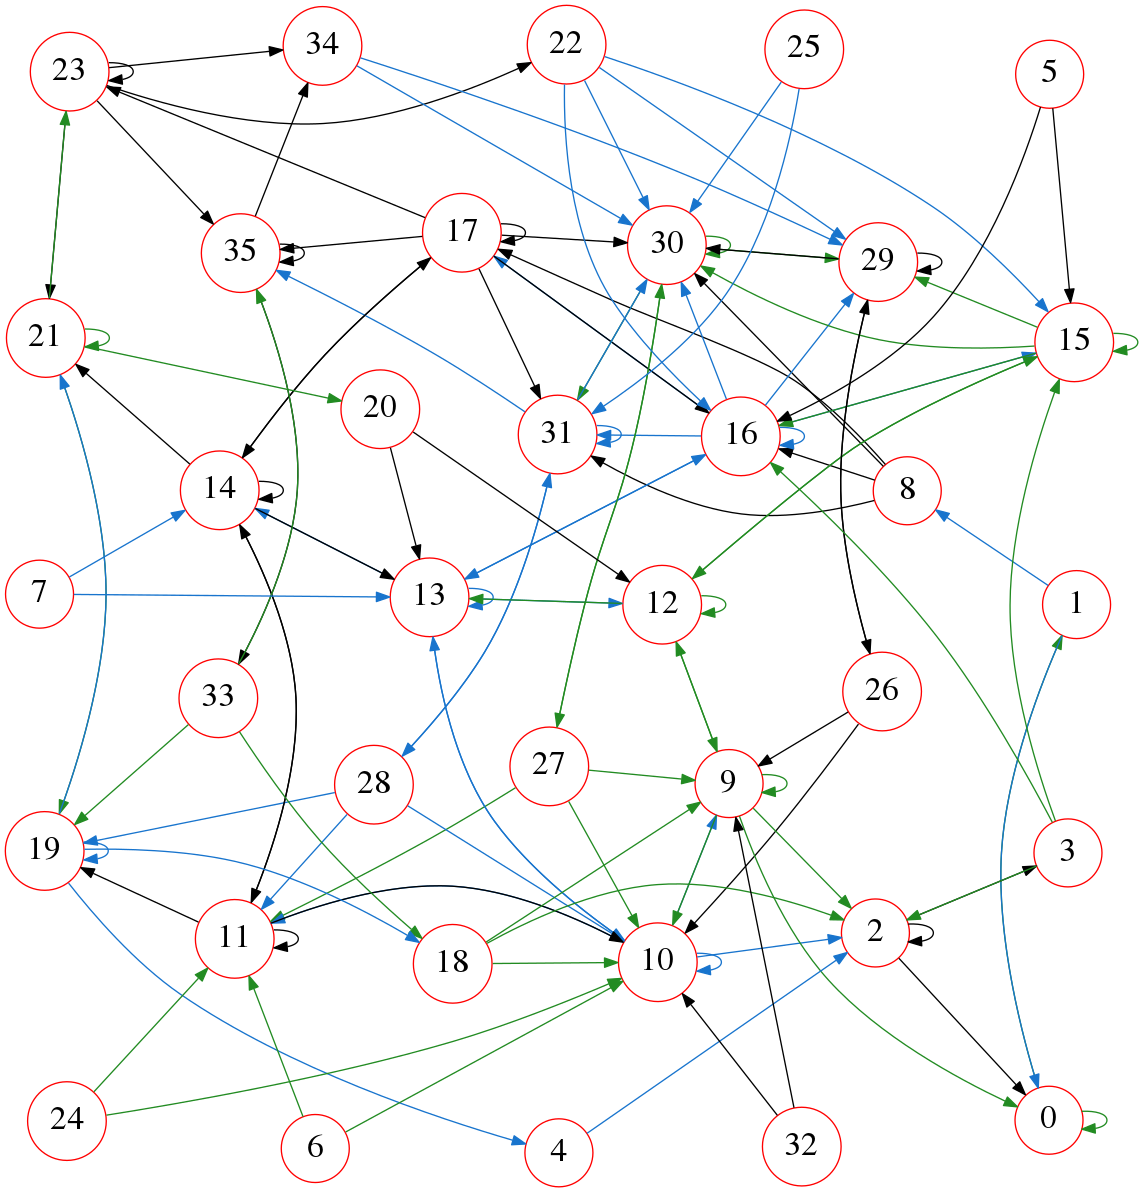

Generate this figure with Python:
import numpy as np
import networkx as nx
import pygraphviz as pgv
from itertools import chain, combinations

val_idx = range(5)
delta_idx = range(5, 10)
numVars = len(val_idx)
i = 0
v = 1
h = 2
p = 3
o = 4
di = 5
dv = 6
dh = 7
dp = 8
do = 9

# Encoding
def_max = 2
def_zero = 0
def_plus = 1
def_neg = -1
def_amb = -9


def compactRepresentation(vector):
    return [vector[z] for z in [i, v, di, dv]]


def compactTransition(transition):
    return str(compactRepresentation(transition.origin)) + '   -->    ' + str(
        compactRepresentation(transition.transition)) + '   -->    ' + str(
        compactRepresentation(transition.destination))


def d(x):
    if x == 0:
        return '0'
    elif x == 1:
        return '+'
    elif x == 2:
        return 'm'
    elif x == -1:
        return '-'
    elif x < -5 or x > 5:
        return '?'
    else:
        print 'what? ' + str(x)


class Transition():
    def __init__(self, origin, destination):
        self.transition = destination - origin
        self.origin = origin
        self.destination = destination
        self.numVars = self.transition.shape[0] / 2

    def prettyprint(self):
        res = '------\n'
        for j in range(len(val_idx)):
            res += d(self.origin[j]) + d(self.origin[j + numVars]) + '\t' + d(self.transition[j]) + d(
                self.transition[j + numVars]) + '\t' + d(self.destination[j]) + d(self.destination[j + numVars]) + '\n'
        res += '------'
        return res


def prop_der(transition):
    copy = np.array(transition.origin.copy(), 'float64')

    # split on interval->point, point->interval
    intervals = copy[val_idx] % 2
    points = 1 - intervals

    # split intervals to basis vectors
    eye = np.eye(transition.numVars)
    bases = eye[np.where(intervals > 0)]
    possible_updates = []

    for combo in chain.from_iterable(combinations(bases, r) for r in range(len(bases) + 1)):
        update = np.array(points, 'float64')
        for x in list(combo):
            update += x
        possible_updates.append(update)

    possible_new_states = []
    for x in possible_updates:
        temp_state = copy.copy()
        temp_state[val_idx] += x * copy[delta_idx]

        # not increase at max
        max_idx = np.where(temp_state[val_idx] == 2)[0]
        for idx in max_idx:
            if temp_state[idx + transition.numVars] == 1:
                temp_state[idx + transition.numVars] = 0

        # not decrease at min
        min_idx = np.where(temp_state[val_idx] == 0)[0]
        for idx in min_idx:
            if temp_state[idx + transition.numVars] == -1:
                temp_state[idx + transition.numVars] = 0

        possible_new_states.append(temp_state.tolist())

    possible_new_states = [list(x) for x in set(tuple(x) for x in possible_new_states)]

    return np.array(possible_new_states, 'float64')


def prop_inf(transition, state, I, dom_der):
    st_list = []

    for i in range(transition.numVars):
        if sum(abs(I[:, i])) > 0:
            for j in dom_der[i]:
                copy = list(state)
                copy[i + transition.numVars] = j
                st_list.append(copy)

    return st_list


def prop_prop(transition, state, P):
    st_list = []
    state = np.array(state)

    for i in range(transition.numVars):
        for j in range(transition.numVars):
            if P[i, j] != 0:
                state[j + transition.numVars] = P[i, j] * state[i + transition.numVars]
                if abs(state[j + transition.numVars]) > 5:
                    state[j + transition.numVars] = -9
                st_list.append(state.tolist())

    return st_list


def exogenous_change(S, transition, dom_der):
    S_exog = []

    for state in S:
        for der in dom_der[0]:
            copy = state.copy()
            if copy[transition.numVars] != der:
                copy[transition.numVars] = der
                S_exog.append(copy.tolist())
    return S_exog


def checkTransitionValidity(transition, I, P, dom_der, orig_ix, dest_ix):

    if 2 in abs(transition.transition):
        print 'Rejected by epsilon continuity: %d ---> %d' % (orig_ix, dest_ix)
        return False

    s1 = prop_der(transition)

    s1 = partial_pruning(s1, I).tolist()

    if len(s1) == 0:
        return False

    if transition.destination.tolist() in s1:
        # delta prop necessary and destination is a forced move
        print 'Result of Delta-Prop: %s %d ---> %d' % (True, orig_ix, dest_ix)
        return True

    s2 = []
    for s in s1:
        s2 += prop_inf(transition, s, I, dom_der)

    S_prime = np.asarray(s2)
    s2 = partial_pruning2(S_prime, I).tolist()

    s3 = []
    for s in s2:
        s3 += prop_prop(transition, s, P)
    s3 = [list(x) for x in set(tuple(x) for x in s3)]


    S_prime = np.asarray(s3)
    S_pruned = prune_states(S_prime, I)

    print 'Spruned='
    print S_pruned.tolist()

    print transition.destination.tolist()

    if transition.destination.tolist() in S_pruned.tolist():
        print 'Result of Inf-Prop prop: %s %d ---> %d' % (True, orig_ix, dest_ix)
        return True
    else:
        # for state in S_pruned:
        #     print state
        #     tr_prime = Transition(state, transition.destination)
        #     result = is_exogenous(tr_prime)
        #     if result:
        #         print 'One of S3 ' + str(result)
        #         return True

        result = is_exogenous(transition)
        print 'Orig One Result of Inf-Prop prop: %s %d ---> %d' % (str(result), orig_ix, dest_ix)

        return result


def is_exogenous(transition):

    if sum(abs(transition.transition[val_idx])) != 0 or sum(abs(transition.transition[numVars+1:-1])) != 0 or transition.transition[numVars] == 0:
        return False

    if (transition.destination[v] == 2 and transition.destination[dv] == -1) or (transition.destination[v] == 0 and transition.destination[dv] == 1):
       return False

    return True

def partial_pruning(S, I):
    # number of variables
    nvars = np.shape(S)[1] / 2
    init_states = len(S)

    # stores the states to be deleted
    del_states = set([])

    for s_ix in range(len(S)):
        s = S[s_ix]
        for i in range(nvars):
            # if max value then can not have positive derivative
            if s[i] == 2 and s[i + nvars] == 1:
                del_states.add(s_ix)
                break
            # if min value then can not have negative derivative
            if s[i] == 0 and s[i + nvars] == -1:
                del_states.add(s_ix)
                break

        # checks for value correspondence in variables V H P O
        for i in range(1, nvars):
            for j in range(1, nvars):
                if (s[i] != s[j]):
                    del_states.add(s_ix)
                    break

    S = np.delete(S, list(del_states), axis=0)

    # del_states1 = Set([])
    # del_states2 = Set([])
    #
    # for s_ix in range(len(S)):
    #     s = S[s_ix]
    #
    #     # checks for influence relationships
    #     for j in range(nvars):
    #
    #         # if nothing influences the variable, it can change freely
    #         if sum(abs(I[:, j])) == 0:
    #             continue
    #
    #         influences = Set([])
    #
    #         for i in range(nvars):
    #             # checks it there is an influence and the variable has value diff to zero
    #             if I[i][j] != 0 and s[i] != 0:
    #                 influences.add(I[i][j])
    #
    #         # if no influences on the variable and no variables have values, derivative has to be zero
    #         if len(influences) == 0 and sum(abs(s[0:nvars])) == 0 and s[j+nvars] != 0 :
    #             del_states1.add(s_ix)
    #             continue
    #
    #         # all influences have same sign, derivative has to be in that direction
    #         if len(influences) == 1 and influences.pop() != s[j + nvars]:
    #             del_states2.add(s_ix)
    #             continue
    #
    # del_states = del_states1 | del_states2
    #
    # # deletes the invalid states
    # S = np.delete(S,list(del_states), axis=0)

    return S


def partial_pruning2(S, I):
    # number of variables
    nvars = np.shape(S)[1] / 2
    init_states = len(S)

    # stores the states to be deleted
    del_states = set([])

    for s_ix in range(len(S)):
        s = S[s_ix]
        for i in range(nvars):
            # if max value then can not have positive derivative
            if s[i] == 2 and s[i + nvars] == 1:
                del_states.add(s_ix)
                break
            # if min value then can not have negative derivative
            if s[i] == 0 and s[i + nvars] == -1:
                del_states.add(s_ix)
                break

        # checks for value correspondence in variables V H P O
        for i in range(1, nvars):
            for j in range(1, nvars):
                if (s[i] != s[j]):
                    del_states.add(s_ix)
                    break

    S = np.delete(S, list(del_states), axis=0)

    del_states1 = set([])
    del_states2 = set([])

    for s_ix in range(len(S)):
        s = S[s_ix]

        # checks for influence relationships
        for j in range(nvars):

            # if nothing influences the variable, it can change freely
            if sum(abs(I[:, j])) == 0:
                continue

            influences = set([])

            for i in range(nvars):
                # checks it there is an influence and the variable has value diff to zero
                if I[i][j] != 0 and s[i] != 0:
                    influences.add(I[i][j])

            # if no influences on the variable and no variables have values, derivative has to be zero
            if len(influences) == 0 and sum(abs(s[0:nvars])) == 0 and s[j + nvars] != 0:
                del_states1.add(s_ix)
                continue

            # all influences have same sign, derivative has to be in that direction
            if len(influences) == 1 and influences.pop() != s[j + nvars]:
                del_states2.add(s_ix)
                continue

    del_states = del_states1 | del_states2

    # deletes the invalid states
    S = np.delete(S, list(del_states), axis=0)

    return S


def prune_states(S, I):
    # number of variables
    nvars = np.shape(S)[1] / 2
    init_states = len(S)

    # print 'Initial number of states: ' + str(len(S))

    # stores the states to be deleted
    del_states = set([])

    for s_ix in range(len(S)):
        s = S[s_ix]
        for i in range(nvars):
            # if max value then can not have positive derivative
            if s[i] == 2 and s[i + nvars] == 1:
                del_states.add(s_ix)
                break
            # if min value then can not have negative derivative
            if s[i] == 0 and s[i + nvars] == -1:
                del_states.add(s_ix)
                break

        # checks for equivalent variables V H P O
        for i in range(1, nvars):
            for j in range(1, nvars):
                if (s[i] != s[j]) or (s[i + nvars] != s[j + nvars]):
                    del_states.add(s_ix)
                    break

    S = np.delete(S, list(del_states), axis=0)

    del_states1 = set([])
    del_states2 = set([])

    for s_ix in range(len(S)):
        s = S[s_ix]

        # checks for influence relationships
        for j in range(nvars):

            # if nothing influences the variable, it can change freely
            if sum(abs(I[:, j])) == 0:
                continue

            influences = set([])

            for i in range(nvars):
                # checks it there is an influence and the variable has value diff to zero
                if I[i][j] != 0 and s[i] != 0:
                    influences.add(I[i][j])

            # if no influences on the variable and no variables have values, derivative has to be zero
            if len(influences) == 0 and s[j + nvars] != 0:
                del_states1.add(s_ix)
                break

            # all influences have same sign, derivative has to be in that direction
            if len(influences) == 1 and influences.pop() != s[j + nvars]:
                del_states2.add(s_ix)
                break

    del_states = del_states1 | del_states2

    # deletes the invalid states
    S = np.delete(S, list(del_states), axis=0)
    # print 'Number of states prunned: ' + str(init_states-len(S))
    # print 'Final number of states: ' + str(len(S))

    return S


def create_graph(S, I, P, dom_der):
    # creates a directed graph

    print '++ Transition Validity Log Start ++\n'
    G2 = pgv.AGraph(directed=True, overlap=False, splines=True, sep=+1.2, normalize=True, smoothing='avg_dist')

    G = nx.MultiDiGraph()
    n_states = len(S)
    T = []

    edgelist = []
    for orig_ix in range(n_states):
        for dest_ix in range(n_states):
            # creates transition from orig to dest
            tr = Transition(S[orig_ix], S[dest_ix])

            # if transition is valid, then add it to the graph
            if checkTransitionValidity(tr, I, P, dom_der, orig_ix, dest_ix):
                T.append(tr)
                # print len(T)
                G.add_edge(orig_ix, dest_ix)
                edgelist.append([orig_ix, dest_ix])

    G2.add_edges_from(edgelist)

    for pair in edgelist:
        col = 'forestgreen'
        if pair[0] % 3 == 1:
            col = 'dodgerblue3'
        if pair[0] % 3 == 2:
            col = 'black'
        G2.get_edge(pair[0], pair[-1]).attr['color'] = col
        G2.get_edge(pair[0], pair[-1]).attr['constraint'] = False

    pos1 = nx.spring_layout(G)

    for k, v in pos1.iteritems():
        G2.get_node(k).attr['fontsize'] = 25
        G2.get_node(k).attr['width'] = 0.5
        G2.get_node(k).attr['shape'] = 'circle'
        G2.get_node(k).attr['color'] = 'red'


    G2.layout(prog='neato')
    fname = 'state_graph.png'
    G2.draw(fname)

    print '\n++ Transition Validity Log End ++'

    print '\n*** State graph stored in file: ' + fname +' ***\n'

    return G, T, G2
